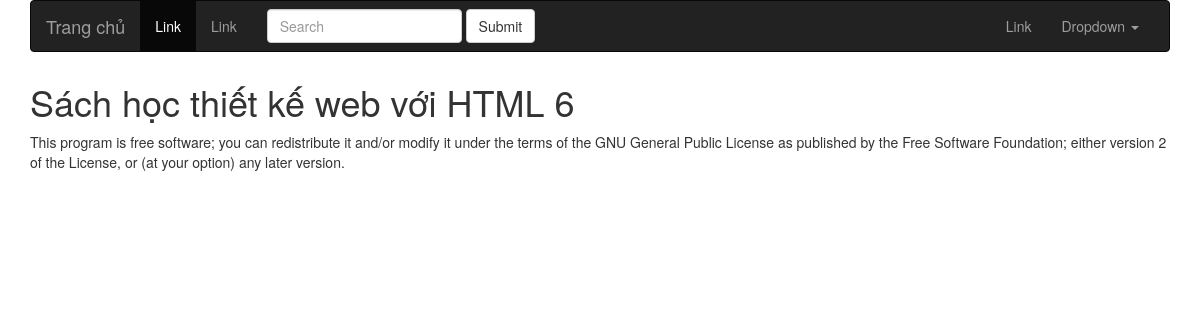
/?r=post&id=5, run on the app's committed database.
### tables this page shows
CREATE TABLE `post` (
  `id` int(11) NOT NULL,
  `cate` int(11) DEFAULT NULL,
  `title` varchar(255) NOT NULL,
  `slug` varchar(255) NOT NULL,
  `image` varchar(255) DEFAULT NULL,
  `content` longtext,
  `actived` smallint(6) NOT NULL
);

### index.php (called while the page is built, shortened)
<?php
require_once TMPL_SITE.'header.php';
load_template();
require_once TMPL_SITE.'footer.php';
?>

### librs/Database.php (called while the page is built, shortened)
<?php
try {
   $db = new PDO('mysql:host='.HOST.';dbname='.DB_NAME, DB_USER, DB_PASS);
   $db->setAttribute(PDO::ATTR_ERRMODE, PDO::ERRMODE_EXCEPTION);
   $db->exec("set names utf8");
	function getOne($table,$where){
		global $db;
		$datawhere = "Where ";
		$and = (count($where) ==1 ) ? '' : ' AND ';
		foreach($where as $wk => $wval){
			$datawhere .= $wk."='".$wval."'".$and;
		}
		$datawhere = rtrim($datawhere,' AND');
	   	$sql = "SELECT * FROM $table $datawhere LIMIT 1";
	   	$stmt = $db->prepare($sql);
	   	$stmt->execute();
	    $stmt->setFetchMode(PDO::FETCH_ASSOC);
	   	return $stmt->fetch();
	}
} catch (PDOException $e) {
    die( "Error!: " . $e->getMessage());
}
?>

### template/default/post.php (the view, shortened to what this page needs)
<?php
if(isset($_GET['id'])){
	$book = getOne('post',['id'=>$_GET['id']]);
}else{
	$book = false;
}
?>
<div class="book-single">
<?php if($book) : ?>
	<h1 class="book-title">
		<?php echo $book['title']; ?>
	</h1>
	<p>
		<?php echo $book['content']; ?>
	</p>
<?php endif ?>
</div>

### assets/css/style.css (style rules this page uses)
.book-title { display: block; padding:10px 0; margin: 0; }

### data on the page
post: title "Sách học thiết kế web với HTML 6", content "This program is free software; you can redistribute it and/or modify it under the terms of the GNU General Public License as published by the Free Software Foundation; either version 2 of the License, or (at your option) any later version."
